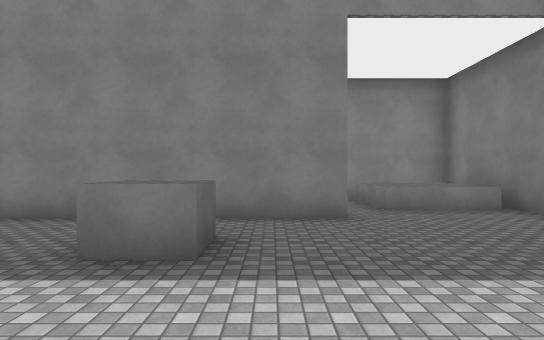
View 1 (above)

16 first-person views from a walk through a 3-D level made in the Unity game engine. The camera is 1.5 m above the floor, looks level and sees 75° across. The floor is counted in squares, 2 m on a side. Each view is taken from the middle of a square. On the plan, view 1 faces up. The plan holds only what a view shows up to about 11 squares ahead; the rest is blank. The place goes on beyond the plan. The player is left out. Surface patterns are stand-ins for the level's own textures.

View 2
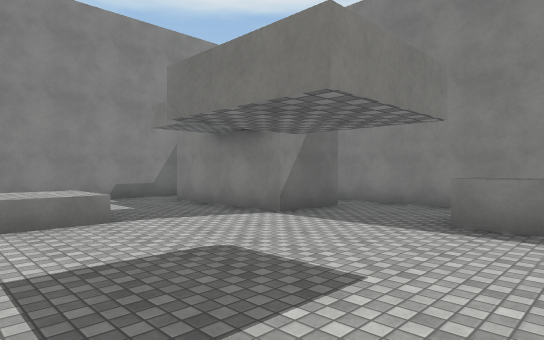

View 3
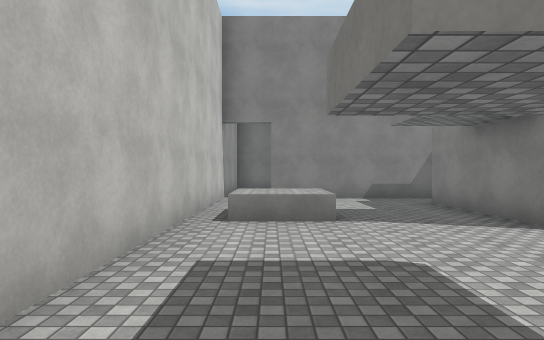

View 4
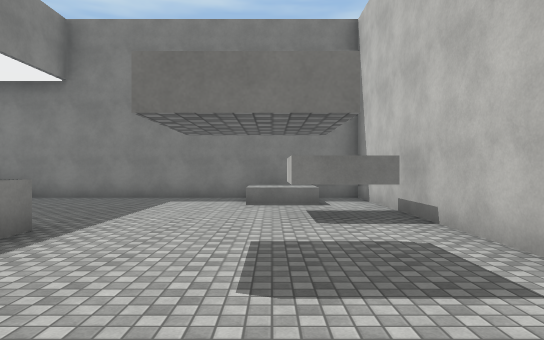

View 5
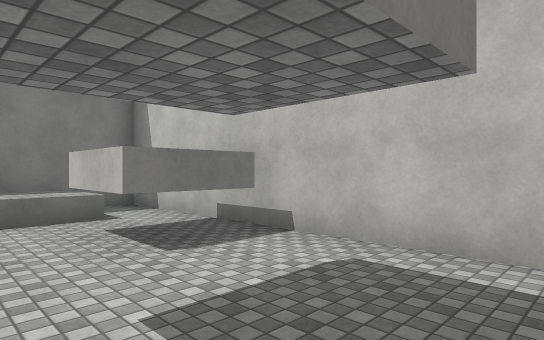

View 6
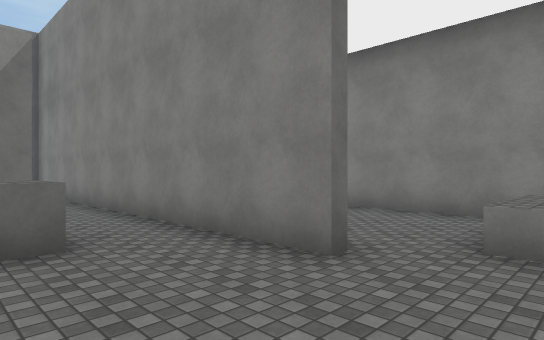

View 7
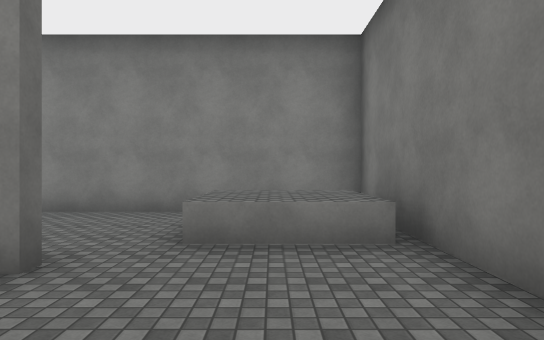

View 8
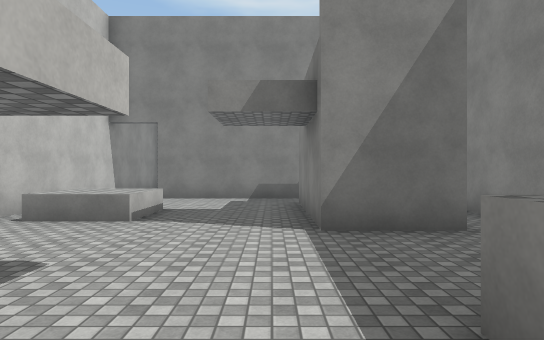

View 9
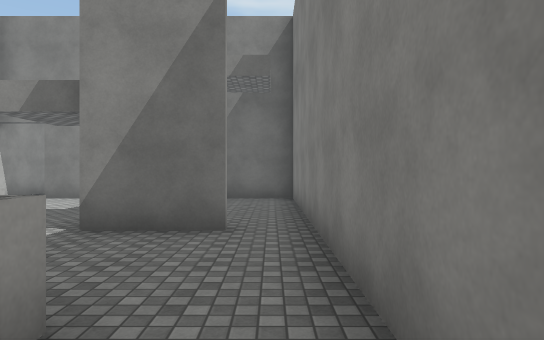

View 10
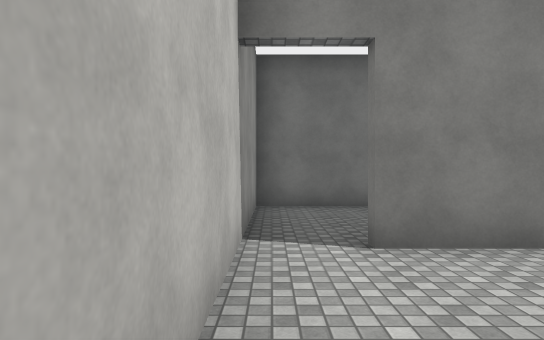

View 11
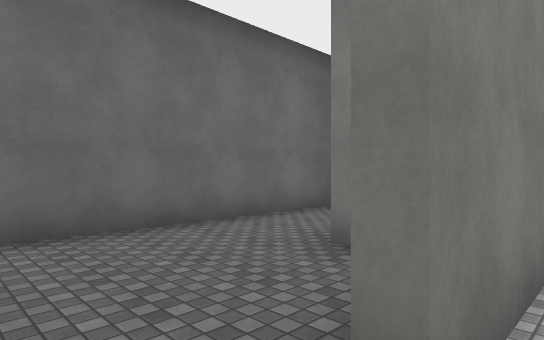

View 12
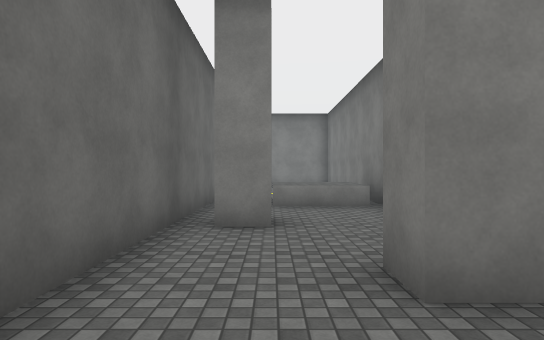

View 13
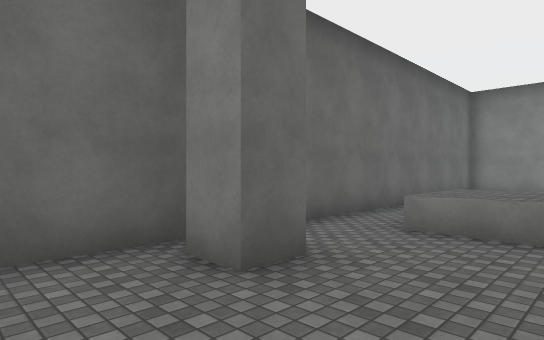

View 14
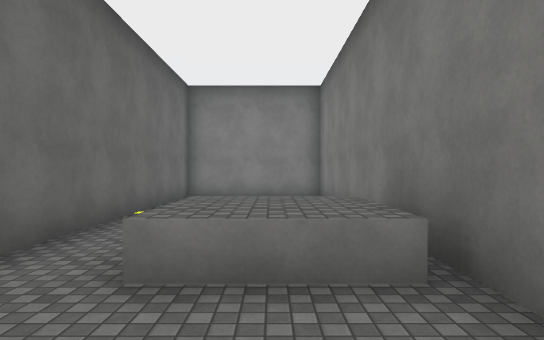

View 15
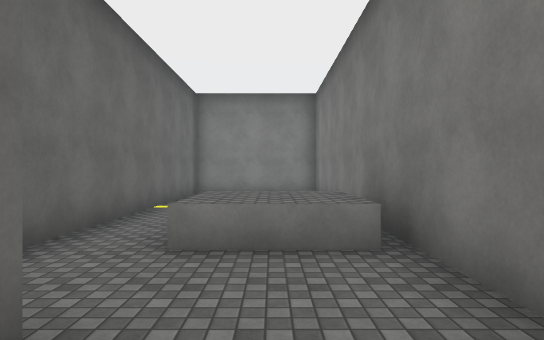

View 16
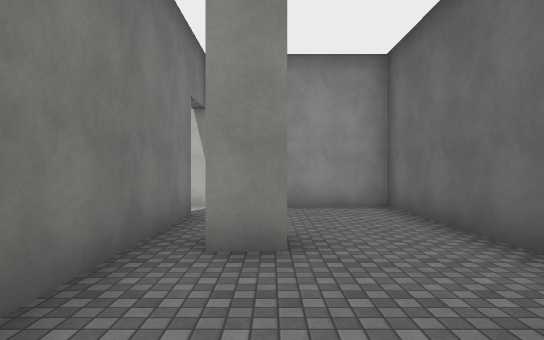

### Floor plan
Key: @ floor where view 1 was taken; # wall or solid block; x gap in a wall; . floor; ^ raised ledge; O other object.
Columns run from 14 left of view 1 to 5 right of it. Each row starts with its distance up from view 1.
 14  ####
 13 #   #
 12 #.   #
 11 #.   #
 10 #.   #
  9 #.   #       #######
  8 #.^^^         ..^^^#
  7 #.^^^         ..^^^#
  6 #...############...#
  5 #....#.............#
  4 #.#..#....#..O.....#
  3 #....#x####..O.....#
  2 #....#.............#
  1 #..#.#.............#
  0 #....#..^.....@..^^#
 -1 #....#..^......#.^^#
 -2 #..................#
 -3 ####################

Positions as (right, up) in squares from view 1, and headings:
1: (0, 0), facing up
2: (0, -2), facing up-left
3: (0, -1), facing left
4: (-5, 0), facing right
5: (-3, 1), facing down-right
6: (3, 3), facing up-left
7: (3, 3), facing up
8: (0, 2), facing left
9: (0, 5), facing left
10: (-6, -2), facing left
11: (-9, -2), facing up-left
12: (-12, -1), facing up
13: (-10, 2), facing up-left
14: (-11, 4), facing up
15: (-11, 3), facing up
16: (-11, 5), facing down
